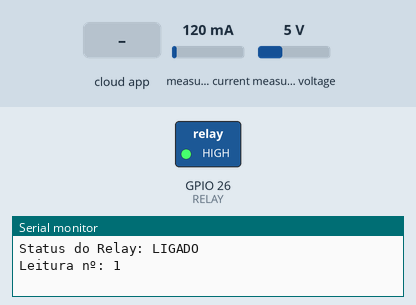
Bench run of a program on a simulated ESP32. Parts: switched loads named in the program (green lamp = pin HIGH), the last lines printed to the serial monitor. Inputs (shaded band) come from the test bench; at power-on: measured current 120 mA, measured voltage 5 V. WiFi joins after 1.5 s; servers stay silent unless stated; the Firebase database answers and starts empty.

Above: at 4.8 s.
4.9 s: the phone or cloud app sets controle_relay to 1
At 16.4 s:
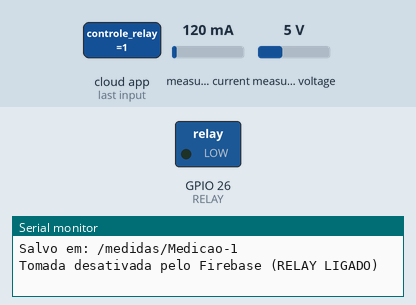
16.5 s: the phone or cloud app sets controle_relay to 0
At 22.1 s:
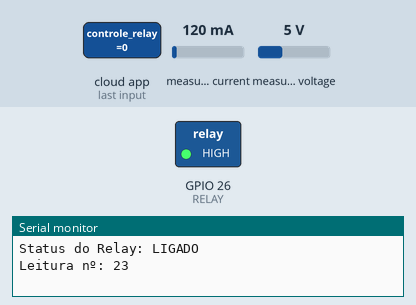
Timing chart, 0 to 23.6 s (numbered marks = the images above; inputs shaded):
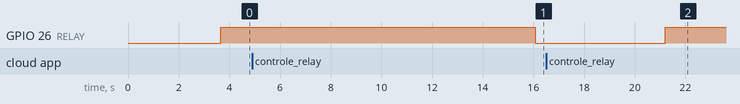

The program:

main.cpp
```cpp
#include <WiFi.h>
#include <Firebase_ESP_Client.h>
#include <EmonLib.h>

// CONFIGURAÇÕES DE REDE
#define WIFI_SSID "PEI"
#define WIFI_PASS "123456789"

// CONFIGURAÇÕES DO FIREBASE
#define API_KEY ""
#define DATABASE_URL ""
#define USER_EMAIL ""
#define USER_PASSWORD ""

// PINOS DOS SENSORES
#define PINO_TENSAO 35     // ZMPT101B
#define PINO_CORRENTE 36   // ACS712
#define RELAY 26

// CALIBRAÇÃO DOS SENSORES
#define CALIBRACAO_TENSAO 40.9
#define CALIBRACAO_CORRENTE 1.98
#define AJUSTE_FASE 1.7

// OBJETOS DA BIBLIOTECA
EnergyMonitor emon1;
FirebaseData fbdo;
FirebaseAuth auth;
FirebaseConfig config;
unsigned long sendDataPrevMillis = 0;

// VARIÁVEIS GLOBAIS
int contador = 0;
int idMedicao = 1;

// DECLARAÇÃO DE FUNÇÕES
int recuperarUltimoId();


void setup() {
  Serial.begin(115200);
  delay(2000);

  Serial.println("Inicializando sistema de medição...");

  pinMode(RELAY, OUTPUT);

  // Configuração do EmonLib
  emon1.voltage(PINO_TENSAO, CALIBRACAO_TENSAO, AJUSTE_FASE);
  emon1.current(PINO_CORRENTE, CALIBRACAO_CORRENTE);

  // Conexão WiFi
  Serial.println("Conectando-se ao Wi-Fi...");
  WiFi.begin(WIFI_SSID, WIFI_PASS);
  while (WiFi.status() != WL_CONNECTED) {
    delay(500);
    Serial.print(".");
  }
  Serial.println(" Conectado!");

  // Configuração do Firebase
  config.api_key = API_KEY;
  auth.user.email = USER_EMAIL;
  auth.user.password = USER_PASSWORD;
  config.database_url = DATABASE_URL;

  Firebase.reconnectNetwork(true);
  fbdo.setBSSLBufferSize(4096, 1024);
  fbdo.setResponseSize(2048);

  // Inicializar Firebase
  Serial.println("Inicializando Firebase...");
  Firebase.begin(&config, &auth);
  config.timeout.serverResponse = 10 * 1000;

  if (Firebase.ready()) {
    Serial.println("Firebase inicializado com sucesso!");
  } else {
    Serial.println("Falha ao conectar com o Firebase!");
  }

  Serial.println("Buscando último ID salvo no Firebase...");

  int ultimo = recuperarUltimoId();
  idMedicao = ultimo + 1;

  Serial.print("Último ID encontrado: ");
  Serial.println(ultimo);
  Serial.print("Próxima medição: ");
  Serial.println(idMedicao);

  digitalWrite(RELAY, HIGH);
}

void loop() {
  int relay_status = digitalRead(RELAY);

  emon1.calcVI(20, 2000);

  // Leitura dos valores RMS e potências
  float tensao = emon1.Vrms;// Volts
  float corrente = emon1.Irms;// Amperes
  float potencia_real = emon1.realPower*-1;// Watts

  if(tensao < 80 && contador > 15){
    tensao = 0;
    corrente = 0;
    potencia_real = 0;
  } else if(tensao > 238 && contador > 15){
    tensao = 220;
  } else if(tensao > 130 && tensao < 160 && contador > 15){
    tensao = 127;
  } else if(tensao > 160 && tensao < 200 & contador > 15){
    tensao = 220;
  }

  // Exibição no monitor serial
  Serial.println(" ");
  Serial.print("Tensão RMS: ");
  Serial.print(tensao, 2);
  Serial.println(" V");

  Serial.print("Corrente RMS: ");
  Serial.print(corrente, 3);
  Serial.println(" A");

  Serial.print("Potência Real: ");
  Serial.print(potencia_real, 2);
  Serial.println(" W");

  Serial.print("Status do Relay: ");
  if(relay_status == HIGH){
    Serial.println("LIGADO");
  } else if(relay_status == LOW){
    Serial.println("DESLIGADO");
  }

  Serial.print("Leitura nº: ");
  Serial.println(contador);

  // Verifica a conexão WiFi
  if (WiFi.status() != WL_CONNECTED) {
    Serial.println("WiFi perdido, tentando reconectar...");
    WiFi.reconnect();
    delay(1000);
  }

  // Envio para o Firebase
  if(contador > 15){
    if (Firebase.ready() && (millis() - sendDataPrevMillis > 5000)) {
      sendDataPrevMillis = millis();

      char caminho[100];

      sprintf(caminho, "/medidas/Medicao-%d/voltagem", idMedicao);
      Firebase.RTDB.setFloat(&fbdo, caminho, tensao);

      sprintf(caminho, "/medidas/Medicao-%d/corrente", idMedicao);
      Firebase.RTDB.setFloat(&fbdo, caminho, corrente);

      sprintf(caminho, "/medidas/Medicao-%d/potencia_real", idMedicao);
      Firebase.RTDB.setFloat(&fbdo, caminho, potencia_real);

      sprintf(caminho, "/medidas/Medicao-%d/relay_status", idMedicao);
      Firebase.RTDB.setInt(&fbdo, caminho, relay_status);

      Serial.printf("Salvo em: /medidas/Medicao-%d\n", idMedicao);

      Firebase.RTDB.setInt(&fbdo, "/ultimo_id", idMedicao);

      idMedicao++;

      // Leitura de comando para controle do relay
      if (Firebase.RTDB.getInt(&fbdo, "/controle_relay")) {
        int relay_command = fbdo.intData();
        if (relay_command == 0) {
          digitalWrite(RELAY, HIGH);
          Serial.println("Tomada acionada pelo Firebase (RELAY DESLIGADO)");
        } else if (relay_command == 1) {
          digitalWrite(RELAY, LOW);
          Serial.println("Tomada desativada pelo Firebase (RELAY LIGADO)");
        }
      }
    }
  }
  Serial.println(" ");

  contador++;
  delay(500);
}

int recuperarUltimoId() {
  if (Firebase.RTDB.getInt(&fbdo, "/ultimo_id")) {
    return fbdo.intData();
  }
  return 0;
}
```

Measured:
- after the input at 4.9 s, GPIO 26 (RELAY): HIGH → LOW after 11.2 s
- after the input at 16.5 s, GPIO 26 (RELAY): LOW → HIGH after 4.7 s
